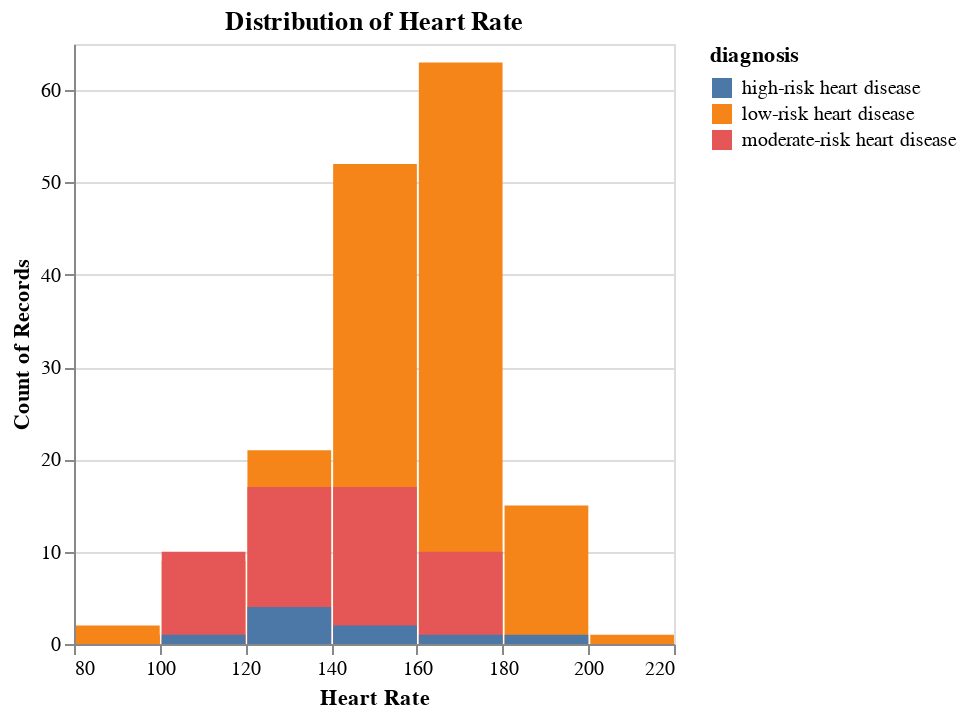

This figure's notebook cell:
### Code cell
# heart rate
hr_hist = alt.Chart(heart_disease_train).mark_bar().encode(
    x=alt.X("max_heart_rate:Q", bin = True).title("Heart Rate"),
    y=alt.Y("count()").stack(False),
    color = "diagnosis:N"
).properties(
    title = "Distribution of Heart Rate"
)

hr_hist

### Figure 1 — Vega-Lite specification as saved in the notebook (floating-point values rounded to 4 significant figures; data arrays with more than 128 entries replaced by an {"elided": "..."} marker saying what was removed)
{"config": {"view": {"continuousWidth": 300, "continuousHeight": 300}}, "data": {"name": "data-10401e2e90981e70ac823e98d8e66292"}, "mark": {"type": "bar"}, "encoding": {"color": {"field": "diagnosis", "type": "nominal"}, "x": {"bin": true, "field": "max_heart_rate", "title": "Heart Rate", "type": "quantitative"}, "y": {"aggregate": "count", "stack": false, "type": "quantitative"}}, "title": "Distribution of Heart Rate", "$schema": "https://vega.github.io/schema/vega-lite/v5.15.1.json", "datasets": {"data-10401e2e90981e70ac823e98d8e66292": {"elided": "227 records"}}}
